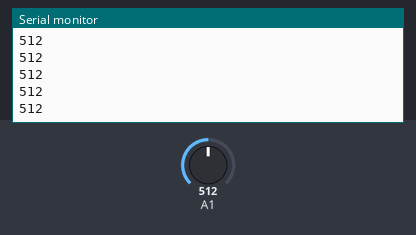
Recording of a sketch running on a simulated Arduino Uno, built with avr-gcc and run on an emulated ATmega328P. Shown: the last lines printed to the serial monitor. Inputs (shaded band) come from the test bench; at power-on: A1 = 512.

Above: at 1.2 s.
1.3 s: A1 set to 716
At 2.3 s:
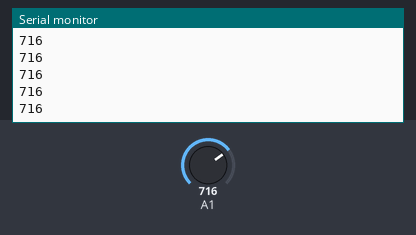
2.8 s: A1 set to 900
At 3.8 s:
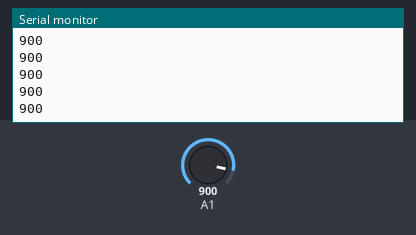
Timing chart, 0 to 5.8 s (numbered marks = the images above; inputs shaded):
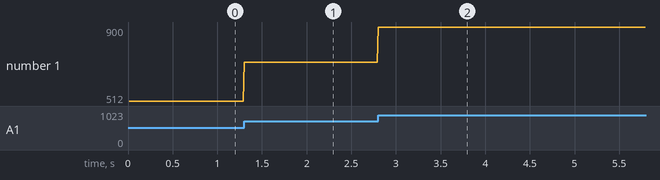

The sketch:

ReadingAnalogSignal.ino
```cpp
int sampleRate;
int reading;
float frequency;
long int prevTime;


void setup() {
  // put your setup code here, to run once:
  pinMode(A1,INPUT);
  sampleRate = 10;
  reading;
  frequency = (float) 1/sampleRate;
  prevTime = millis();
  Serial.begin(9600);

}

void loop() {
  // put your main code here, to run repeatedly:
  if(millis() - prevTime > sampleRate) {
    prevTime = millis();
    reading = analogRead(A1);
    Serial.println(reading);
  }

}
```

Measured:
- after the input at 1.3 s, the serial monitor: prints a new line at once (image 1)
- after the input at 2.8 s, the serial monitor: prints a new line at once (image 2)
- plotted number 1: 512 → 716 after the input at 1.3 s, 716 → 900 after the input at 2.8 s
